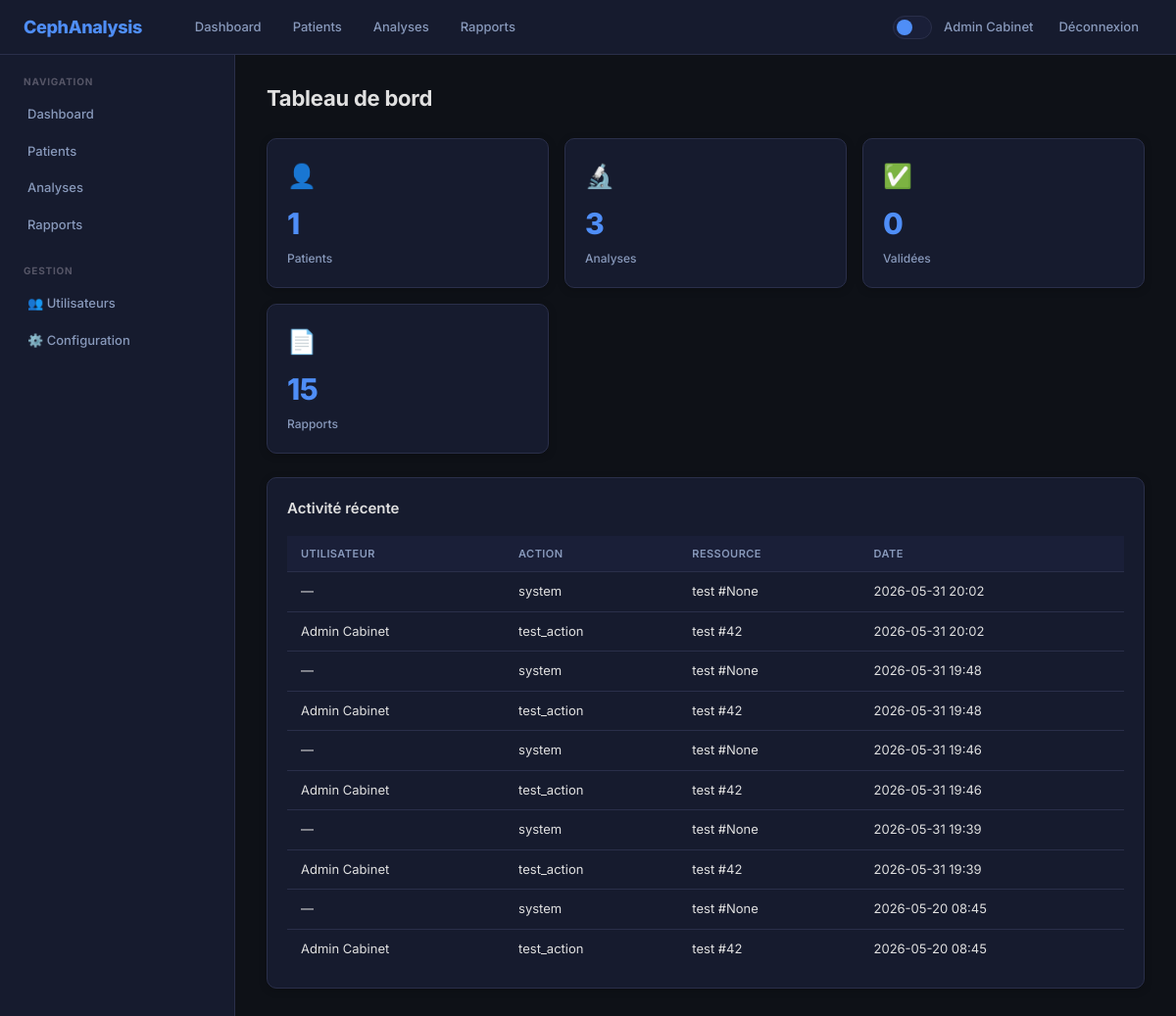
The app's page /dashboard (signed in) with its own data.
### web_gateway/models.py (models this page shows)
class User(Base):
    __tablename__ = "users"
    id = Column(Integer, primary_key=True)
    email = Column(String, unique=True, nullable=False)
    password_hash = Column(String, nullable=False)
    first_name = Column(String, nullable=False)
    last_name = Column(String, nullable=False)
    role_id = Column(Integer, ForeignKey("roles.id"), nullable=False)
    speciality = Column(String)
    license_number = Column(String)
    signature_image = Column(Text)
    is_active = Column(Boolean, default=True)
    last_login = Column(DateTime)
    created_by = Column(Integer, ForeignKey("users.id"))
    created_at = Column(DateTime, default=_utcnow)
    updated_at = Column(DateTime, onupdate=_utcnow)
    role = relationship("Role", back_populates="users")
    patients_created = relationship("Patient", back_populates="creator", foreign_keys="Patient.created_by")
    patients_assigned = relationship("Patient", back_populates="orthodontist", foreign_keys="Patient.assigned_to")
    sessions = relationship("UserSession", back_populates="user")
    preferences = relationship("UserPreference", back_populates="user")
    notifications = relationship("Notification", back_populates="user")
    audit_logs = relationship("AuditLog", back_populates="user")

class AuditLog(Base):
    __tablename__ = "audit_logs"
    id = Column(Integer, primary_key=True)
    user_id = Column(Integer, ForeignKey("users.id"))
    action = Column(String, nullable=False)
    resource_type = Column(String, nullable=False)
    resource_id = Column(Integer)
    old_values = Column(Text)
    new_values = Column(Text)
    ip_address = Column(String)
    user_agent = Column(String)
    created_at = Column(DateTime, default=_utcnow)
    user = relationship("User", back_populates="audit_logs")

### web_gateway/routers/pages.py (the view)
@router.get("/dashboard", response_class=HTMLResponse)
async def dashboard_page(request: Request, db: AsyncSession = Depends(get_db)):
    user = await get_user(request, db)
    if not user:
        return RedirectResponse(url="/login")
    stats = {"patients": 0, "analyses": 0, "validated_analyses": 0, "reports": 0}
    try:
        stats["patients"] = (await db.execute(select(func.count(Patient.id)))).scalar() or 0
        stats["analyses"] = (await db.execute(select(func.count(Analysis.id)))).scalar() or 0
        stats["validated_analyses"] = (await db.execute(select(func.count(Analysis.id)).where(Analysis.status == "validated"))).scalar() or 0
        stats["reports"] = (await db.execute(select(func.count(Report.id)))).scalar() or 0
    except Exception:
        pass
    recent_activity = []
    try:
        audit_result = await db.execute(
            select(AuditLog).options(selectinload(AuditLog.user)).order_by(AuditLog.created_at.desc()).limit(10)
        )
        for log in audit_result.scalars().all():
            uname = f"{log.user.first_name} {log.user.last_name}" if log.user else "—"
            recent_activity.append({
                "id": log.id, "user_name": uname, "action": log.action,
                "resource_type": log.resource_type, "resource_id": log.resource_id,
                "created_at": str(log.created_at)[:19] if log.created_at else "",
            })
    except Exception:
        pass
    if not recent_activity:
        recent_activity.append({"id": 0, "user_name": "", "action": "Aucune activité récente", "resource_type": "", "resource_id": "", "created_at": ""})
    return _render("dashboard/index.html", current_user=user, stats=stats, recent_activity=recent_activity, show_sidebar=True)

### web_gateway/templates/dashboard/index.html (shortened to what this page needs)
{% extends "base.html" %}
{% block content %}
<div class="page-header">
    <h1>Tableau de bord</h1>
</div>
<div class="stats-grid">
    <div class="stat-card">
        <div class="stat-icon">👤</div>
        <div class="stat-value">{{ stats.patients }}</div>
        <div class="stat-label">Patients</div>
    </div>
    <div class="stat-card">
        <div class="stat-icon">🔬</div>
        <div class="stat-value">{{ stats.analyses }}</div>
        <div class="stat-label">Analyses</div>
    </div>
    <div class="stat-card">
        <div class="stat-icon">✅</div>
        <div class="stat-value">{{ stats.validated_analyses }}</div>
        <div class="stat-label">Validées</div>
    </div>
    <div class="stat-card">
        <div class="stat-icon">📄</div>
        <div class="stat-value">{{ stats.reports }}</div>
        <div class="stat-label">Rapports</div>
    </div>
</div>
<div class="card">
    <div class="card-header">
        <h2>Activité récente</h2>
    </div>
    <div id="recent-activity">
        {% if recent_activity and recent_activity[0].id > 0 %}
        <div class="table-wrapper">
            <table class="table">
                <thead>
                    <tr><th>Utilisateur</th><th>Action</th><th>Ressource</th><th>Date</th></tr>
                </thead>
                <tbody>
                    {% for a in recent_activity %}
                    <tr>
                        <td>{{ a.user_name }}</td>
                        <td>{{ a.action }}</td>
                        <td>{{ a.resource_type }} #{{ a.resource_id }}</td>
                        <td>{{ a.created_at[:16] }}</td>
                    </tr>
                    {% endfor %}
                </tbody>
            </table>
        </div>
        {% else %}
        <div class="empty-state">
            <p>{{ recent_activity[0].action if recent_activity else 'Aucune activité' }}</p>
        </div>
        {% endif %}
    </div>
</div>
{% endblock %}

### web_gateway/templates/partials/navbar.html
<nav class="navbar">
    <div class="navbar-brand">
        <a href="/dashboard">CephAnalysis</a>
    </div>
    <div class="navbar-menu">
        <a href="/dashboard" class="nav-link">Dashboard</a>
        <a href="/patients" class="nav-link">Patients</a>
        <a href="/analyses" class="nav-link">Analyses</a>
        <a href="/reports" class="nav-link">Rapports</a>
    </div>
    <div class="navbar-end">
        <button class="theme-toggle" onclick="toggleTheme()" title="Changer le thème"></button>
        <span class="navbar-user">{{ current_user.first_name }} {{ current_user.last_name }}</span>
        <a href="/auth/logout" class="nav-link">Déconnexion</a>
    </div>
</nav>

### web_gateway/static/css/style.css (style rules this page uses)
:root { --bg-primary: #0e1117; --bg-secondary: #161b2e; --bg-tertiary: #1a1f38; --bg-hover: #1e2440; --border-color: #2a2f4a; --text-primary: #e0e0e0; --text-secondary: #8899bb; --text-muted: #556; --accent: #4f8ef7; --accent-hover: #3a7ae0; --accent-light: rgba(79, 142, 247, 0.1); --success: #2d6a4f; --success-text: #a0e0b0; --danger: #6a2d2d; --danger-text: #e0a0a0; --warning: #6a4e2d; --warning-text: #e0c0a0; --info: #1a2a4a; --info-text: #7eb3ff; --sidebar-width: 240px; --navbar-height: 56px; --radius: 10px; --radius-sm: 6px; --shadow: 0 2px 8px rgba(0,0,0,.2); --shadow-lg: 0 8px 24px rgba(0,0,0,.3); --transition: .2s ease; }
* { box-sizing: border-box; margin: 0; padding: 0; }
body { background: var(--bg-primary); font-family: 'Inter', 'Segoe UI', system-ui, -apple-system, sans-serif; color: var(--text-primary); min-height: 100vh; line-height: 1.5; -webkit-font-smoothing: antialiased; }
.navbar { display: flex; align-items: center; padding: 0 24px; height: var(--navbar-height); background: var(--bg-secondary); border-bottom: 1px solid var(--border-color); position: sticky; top: 0; z-index: 100; backdrop-filter: blur(12px); }
.navbar-brand a { color: var(--accent); font-weight: 800; font-size: 18px; text-decoration: none; letter-spacing: -.02em; }
.navbar-menu { display: flex; gap: 4px; margin-left: 40px; }
.nav-link { color: var(--text-secondary); text-decoration: none; font-size: 13px; font-weight: 500; padding: 8px 14px; border-radius: var(--radius-sm); transition: all var(--transition); }
.navbar-end { margin-left: auto; display: flex; align-items: center; gap: 12px; }
.navbar-user { color: var(--text-secondary); font-size: 13px; font-weight: 500; }
.theme-toggle { background: var(--bg-tertiary); border: 1px solid var(--border-color); border-radius: 20px; width: 40px; height: 24px; cursor: pointer; position: relative; transition: all var(--transition); flex-shrink: 0; }
.theme-toggle::after { content: ''; position: absolute; top: 3px; left: 3px; width: 16px; height: 16px; border-radius: 50%; background: var(--accent); transition: transform var(--transition); }
.page-header { display: flex; align-items: center; justify-content: space-between; margin-bottom: 24px; flex-wrap: wrap; gap: 12px; }
.page-header h1 { font-size: 22px; font-weight: 700; color: var(--text-primary); letter-spacing: -.01em; }
.card { background: var(--bg-secondary); border: 1px solid var(--border-color); border-radius: var(--radius); padding: 20px; margin-bottom: 20px; box-shadow: var(--shadow); transition: box-shadow var(--transition); }
.card-header { display: flex; align-items: center; justify-content: space-between; margin-bottom: 16px; }
.card-header h2 { font-size: 15px; font-weight: 600; color: var(--text-primary); }
.table-wrapper { overflow-x: auto; }
.table { width: 100%; border-collapse: separate; border-spacing: 0; font-size: 13px; }
.table th { background: var(--bg-tertiary); color: var(--text-secondary); padding: 10px 14px; text-align: left; font-weight: 600; font-size: 11px; text-transform: uppercase; letter-spacing: .04em; border-bottom: 1px solid var(--border-color); }
.table td { padding: 10px 14px; border-bottom: 1px solid var(--border-color); color: var(--text-primary); }
.table tr:last-child td { border-bottom: none; }
.stats-grid { display: grid; grid-template-columns: repeat(auto-fill, minmax(220px, 1fr)); gap: 16px; margin-bottom: 24px; }
.stat-card { background: var(--bg-secondary); border: 1px solid var(--border-color); border-radius: var(--radius); padding: 20px; box-shadow: var(--shadow); transition: all var(--transition); }
.stat-card .stat-icon { font-size: 24px; margin-bottom: 8px; }
.stat-card .stat-value { font-size: 30px; font-weight: 800; color: var(--accent); letter-spacing: -.02em; }
.stat-card .stat-label { font-size: 12px; color: var(--text-secondary); margin-top: 4px; font-weight: 500; }
.card, .stat-card, .alert { animation: fadeIn .3s ease; }

### records on screen
User: first_name "Admin", last_name "Cabinet"
AuditLog: user_name "—", action "system", resource_type "test", resource_id "None", created_at "2026-05-31 20:02"
AuditLog: user_name "Admin Cabinet", action "test_action", resource_type "test", resource_id "42", created_at "2026-05-31 20:02"
AuditLog: user_name "—", action "system", resource_type "test", resource_id "None", created_at "2026-05-31 19:48"
AuditLog: user_name "Admin Cabinet", action "test_action", resource_type "test", resource_id "42", created_at "2026-05-31 19:48"
AuditLog: user_name "—", action "system", resource_type "test", resource_id "None", created_at "2026-05-31 19:46"
AuditLog: user_name "Admin Cabinet", action "test_action", resource_type "test", resource_id "42", created_at "2026-05-31 19:46"
AuditLog: user_name "—", action "system", resource_type "test", resource_id "None", created_at "2026-05-31 19:39"
AuditLog: user_name "Admin Cabinet", action "test_action", resource_type "test", resource_id "42", created_at "2026-05-31 19:39"
AuditLog: user_name "—", action "system", resource_type "test", resource_id "None", created_at "2026-05-20 08:45"
AuditLog: user_name "Admin Cabinet", action "test_action", resource_type "test", resource_id "42", created_at "2026-05-20 08:45"

### other values on screen
{{ stats.patients }} "1"
{{ stats.analyses }} "3"
{{ stats.validated_analyses }} "0"
{{ stats.reports }} "15"
